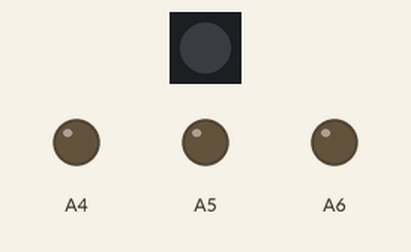
This sketch was run on a simulated Particle Photon. Parts: 1 RGB LEDs in strip order, left to right, output pins drawn as LEDs (lit = HIGH). Dim RGB values are drawn brighter than linear.

Above: at 20.1 s.
At 26.13 s:
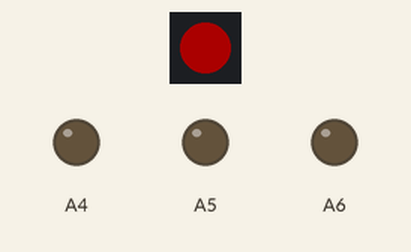
At 51.2 s:
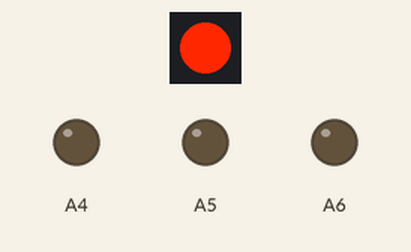
Timing chart, 0 to 52.7 s (numbered marks = the images above):
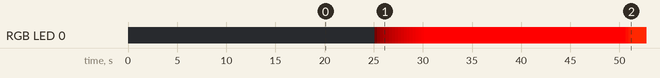

The sketch:

spark.ino
```cpp
////////////////////////////////////////////////////////////////////////////////////////////////////////
// Flare spark demo - https://github.com/baird/flare
////////////////////////////////////////////////////////////////////////////////////////////////////////

// color value storage

int rval = 0;
int gval = 0;
int bval = 0;

// color into string storage

char colorStr[64];
char color[64];

// score into string storage

char scoreStr[64];
int score = 0;

// individual color increments

int r = 0;
int g = 0;
int b = 0;

// timekeeping

unsigned long prevMillis = 0;
unsigned long currentMillis = 0;

// score level ints

const int levelSeven = 150;    // purple
const int levelSix = 125;    // blue
const int levelFive = 100;    // aqua
const int levelFour = 75;    // green
const int levelThree = 50;    // yellow
const int levelTwo = 25;    // orange
const int levelOne = 0;    // red (zero so it starts off red instead of dark)

////////////////////////////////////////////////////////////////////////////////////////////////////////
// Setup
////////////////////////////////////////////////////////////////////////////////////////////////////////

void setup() {

	Serial.begin(9600);

	pinMode(A6, OUTPUT);
	pinMode(A5, OUTPUT);
	pinMode(A4, OUTPUT);

  // set exposed spark variables

  Spark.variable("rval", &rval, INT);
  Spark.variable("gval", &gval, INT);
  Spark.variable("bval", &bval, INT);
  Spark.variable("score", &score, INT);

  // delays for 20 seconds to give system led time to show connected wifi status (breathing cyan)

  delay(20000);

  // take control of system RGB

  RGB.control(true);

  // set system LED to zero

  RGB.color(rval, gval, bval);
}

void loop() {

////////////////////////////////////////////////////////////////////////////////////////////////////////
// add to score to test
////////////////////////////////////////////////////////////////////////////////////////////////////////

if (score < 5000) {
  score += 5;
  delay(5000);

  // push score

  sprintf(colorStr, "%s", color);
  Spark.publish("currentColor", colorStr);
  sprintf(scoreStr, "%i", score);
  Spark.publish("currentScore", scoreStr);

  // console if needed

  // Serial.println("Score");
  // Serial.println(score);
}

////////////////////////////////////////////////////////////////////////////////////////////////////////
// Check on score once every 5 seconds and update LED
////////////////////////////////////////////////////////////////////////////////////////////////////////

currentMillis = millis();

if ((currentMillis - prevMillis) >= 5000) {

////////////////////////////////////////////////////////////////////////////////////////////////////////
// Score to color rules
////////////////////////////////////////////////////////////////////////////////////////////////////////

// Rules for LevelOne (Red)

if (((score >= levelOne) && (score < levelTwo)) && ( rval != 255 )) {
  for (int r=0; r <= 255; r++) {
    RGB.color(rval, gval, bval);
    rval = r;
    delay(20);
    prevMillis = currentMillis;
    strcpy(color, "Red!");
  }
}

// Rules for LevelTwo (Orange)

else if (((score >= levelTwo) && (score < levelThree)) && (gval != 40) ) {
  for (int g=0; g <= 40; g++) {
    RGB.color(rval, gval, bval);
    gval = g;
    delay(20);
    prevMillis = currentMillis;
    strcpy(color, "Orange!");
  }
}

// Rules for LevelThree (Yellow)

else if (((score >= levelThree) && (score < levelFour)) && (gval != 140) ) {
  for (int g=40; g <= 140; g++) {
    RGB.color(rval, gval, bval);
    gval = g;
    delay(20);
    prevMillis = currentMillis;
    strcpy(color, "Yellow!");
  }
}

// Rules for LevelFour (Green)

else if (((score >= levelFour) && (score < levelFive)) && (gval != 255) ) {
  for (int g=140; g <= 255; g++) {
    RGB.color(rval, gval, bval);
    gval = g;
    delay(20);
    prevMillis = currentMillis;
    strcpy(color, "Green!");
  }
  for (int r=255; r >= 0; r--) {
    RGB.color(rval, gval, bval);
    rval = r;
    delay(20);
    prevMillis = currentMillis;
  }
}

// Rules for LevelFive (Aqua)

else if (((score >= levelFive) && (score < levelSix)) && (bval != 253) ) {
  for (int b=0; b <= 253; b++) {
    RGB.color(rval, gval, bval);
    bval = b;
    delay(20);
    prevMillis = currentMillis;
    strcpy(color, "Aqua!");
  }
}

// Rules for LevelSix (Blue)

else if (((score >= levelSix) && (score < levelSeven)) && (bval != 254) ) {
  for (int b=253; b <= 254; b++) {
    RGB.color(rval, gval, bval);
    bval = b;
    delay(20);
    prevMillis = currentMillis;
    strcpy(color, "Blue!");
  }
  for (int g=255; g >= 0; g--) {
    RGB.color(rval, gval, bval);
    gval = g;
    delay(20);
    prevMillis = currentMillis;
  }
}

// Rules for LevelSeven (Purple)

else if ((score >= levelSeven) && (bval != 255)) {
  for (int b=254; b <= 255; b++) {
    RGB.color(rval, gval, bval);
    bval = b;
    delay(20);
    prevMillis = currentMillis;
    strcpy(color, "Purple!");
  }
  for (int r=0; r <= 105; r++) {
    RGB.color(rval, gval, bval);
    rval = r;
    delay(20);
    prevMillis = currentMillis;
  }

}
}
}
```

Measured:
- by itself, RGB LED 0: off → RGB(1, 0, 0) at 25.1 s, → RGB(16, 0, 0) 0.30 s later, → RGB(31, 0, 0) 0.30 s later, → RGB(46, 0, 0) 0.30 s later, … (22 changes in this stretch)
